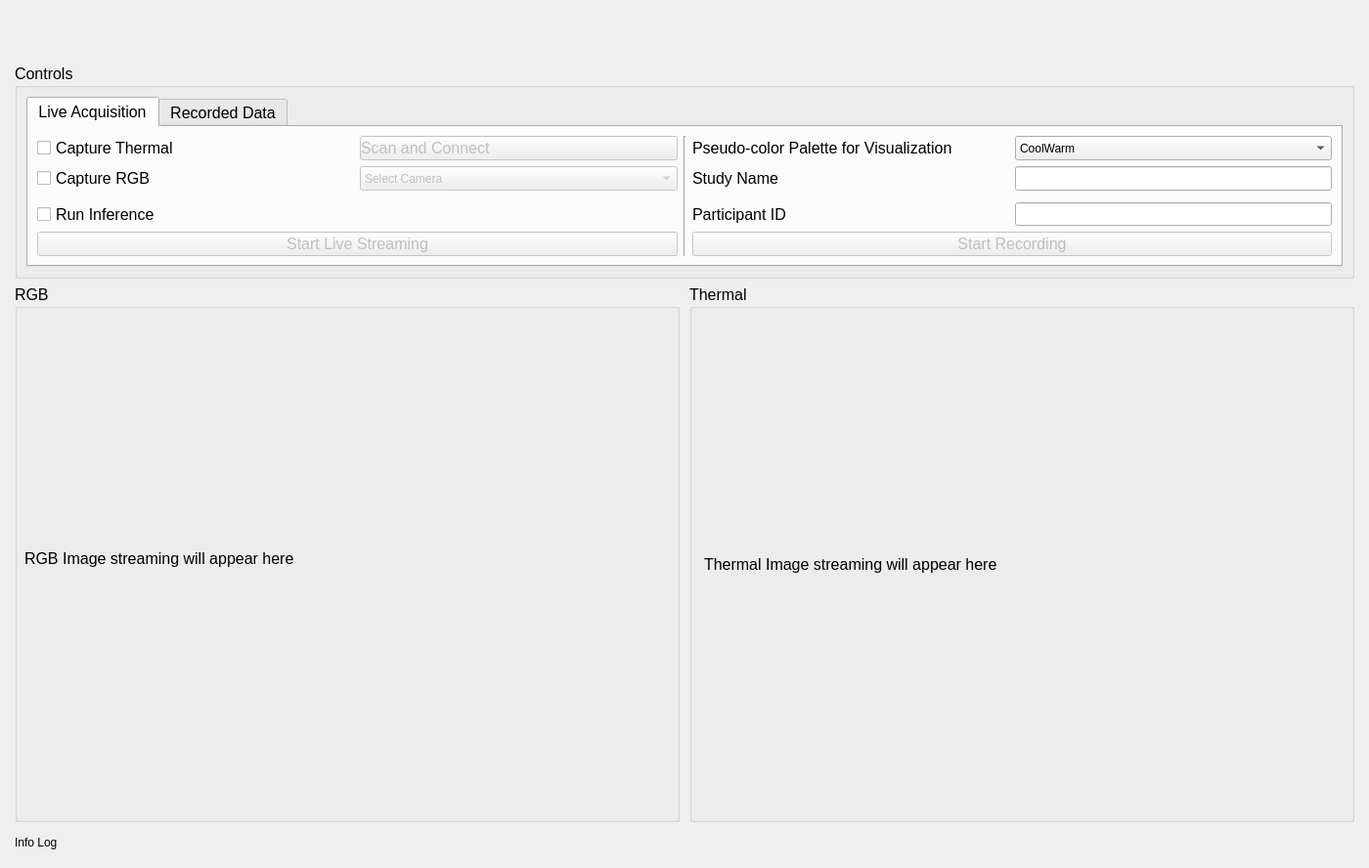
<?xml version="1.0" encoding="UTF-8"?>
<ui version="4.0">
 <class>RGBT</class>
 <widget class="QWidget" name="RGBT">
  <property name="geometry">
   <rect>
    <x>0</x>
    <y>0</y>
    <width>1400</width>
    <height>888</height>
   </rect>
  </property>
  <property name="minimumSize">
   <size>
    <width>0</width>
    <height>0</height>
   </size>
  </property>
  <property name="maximumSize">
   <size>
    <width>1400</width>
    <height>1200</height>
   </size>
  </property>
  <property name="windowTitle">
   <string>TIComp</string>
  </property>
  <layout class="QGridLayout" name="gridLayout">
   <item row="0" column="0" colspan="2">
    <widget class="QLabel" name="label">
     <property name="sizePolicy">
      <sizepolicy hsizetype="Preferred" vsizetype="Minimum">
       <horstretch>0</horstretch>
       <verstretch>0</verstretch>
      </sizepolicy>
     </property>
     <property name="maximumSize">
      <size>
       <width>1380</width>
       <height>70</height>
      </size>
     </property>
     <property name="font">
      <font>
       <pointsize>14</pointsize>
      </font>
     </property>
     <property name="text">
      <string/>
     </property>
     <property name="pixmap">
      <pixmap>images/banner.png</pixmap>
     </property>
     <property name="scaledContents">
      <bool>true</bool>
     </property>
     <property name="wordWrap">
      <bool>true</bool>
     </property>
    </widget>
   </item>
   <item row="4" column="0" colspan="2">
    <widget class="QLabel" name="log_label">
     <property name="maximumSize">
      <size>
       <width>1280</width>
       <height>30</height>
      </size>
     </property>
     <property name="text">
      <string>Info Log</string>
     </property>
    </widget>
   </item>
   <item row="2" column="0">
    <widget class="QGroupBox" name="groupBox_3">
     <property name="maximumSize">
      <size>
       <width>680</width>
       <height>550</height>
      </size>
     </property>
     <property name="font">
      <font>
       <pointsize>12</pointsize>
      </font>
     </property>
     <property name="title">
      <string>RGB</string>
     </property>
     <widget class="QLabel" name="pix_label_rgb">
      <property name="geometry">
       <rect>
        <x>10</x>
        <y>30</y>
        <width>650</width>
        <height>501</height>
       </rect>
      </property>
      <property name="sizePolicy">
       <sizepolicy hsizetype="Expanding" vsizetype="Expanding">
        <horstretch>0</horstretch>
        <verstretch>0</verstretch>
       </sizepolicy>
      </property>
      <property name="maximumSize">
       <size>
        <width>650</width>
        <height>520</height>
       </size>
      </property>
      <property name="font">
       <font>
        <pointsize>12</pointsize>
       </font>
      </property>
      <property name="text">
       <string>RGB Image streaming will appear here</string>
      </property>
     </widget>
    </widget>
   </item>
   <item row="2" column="1">
    <widget class="QGroupBox" name="groupBox_2">
     <property name="sizePolicy">
      <sizepolicy hsizetype="Preferred" vsizetype="Preferred">
       <horstretch>0</horstretch>
       <verstretch>0</verstretch>
      </sizepolicy>
     </property>
     <property name="minimumSize">
      <size>
       <width>0</width>
       <height>0</height>
      </size>
     </property>
     <property name="maximumSize">
      <size>
       <width>680</width>
       <height>550</height>
      </size>
     </property>
     <property name="font">
      <font>
       <pointsize>12</pointsize>
      </font>
     </property>
     <property name="title">
      <string>Thermal</string>
     </property>
     <layout class="QHBoxLayout" name="horizontalLayout">
      <item>
       <widget class="QLabel" name="pix_label">
        <property name="sizePolicy">
         <sizepolicy hsizetype="Expanding" vsizetype="Expanding">
          <horstretch>0</horstretch>
          <verstretch>0</verstretch>
         </sizepolicy>
        </property>
        <property name="minimumSize">
         <size>
          <width>0</width>
          <height>0</height>
         </size>
        </property>
        <property name="maximumSize">
         <size>
          <width>650</width>
          <height>520</height>
         </size>
        </property>
        <property name="font">
         <font>
          <pointsize>12</pointsize>
         </font>
        </property>
        <property name="text">
         <string>Thermal Image streaming will appear here</string>
        </property>
        <property name="scaledContents">
         <bool>true</bool>
        </property>
       </widget>
      </item>
     </layout>
    </widget>
   </item>
   <item row="1" column="0" colspan="2">
    <widget class="QGroupBox" name="groupBox">
     <property name="sizePolicy">
      <sizepolicy hsizetype="Preferred" vsizetype="Preferred">
       <horstretch>0</horstretch>
       <verstretch>0</verstretch>
      </sizepolicy>
     </property>
     <property name="minimumSize">
      <size>
       <width>0</width>
       <height>0</height>
      </size>
     </property>
     <property name="maximumSize">
      <size>
       <width>1380</width>
       <height>220</height>
      </size>
     </property>
     <property name="font">
      <font>
       <pointsize>12</pointsize>
      </font>
     </property>
     <property name="title">
      <string>Controls</string>
     </property>
     <layout class="QGridLayout" name="gridLayout_2">
      <item row="0" column="1">
       <widget class="QTabWidget" name="tabWidget">
        <property name="maximumSize">
         <size>
          <width>1370</width>
          <height>250</height>
         </size>
        </property>
        <property name="font">
         <font>
          <pointsize>12</pointsize>
         </font>
        </property>
        <property name="currentIndex">
         <number>0</number>
        </property>
        <widget class="QWidget" name="tab">
         <attribute name="title">
          <string>Live Acquisition</string>
         </attribute>
         <layout class="QGridLayout" name="gridLayout_3">
          <item row="1" column="1">
           <widget class="QComboBox" name="comboBox_RGB_Cam">
            <property name="enabled">
             <bool>false</bool>
            </property>
            <property name="sizePolicy">
             <sizepolicy hsizetype="Preferred" vsizetype="Preferred">
              <horstretch>0</horstretch>
              <verstretch>0</verstretch>
             </sizepolicy>
            </property>
            <property name="toolTip">
             <string>&lt;html&gt;&lt;head/&gt;&lt;body&gt;&lt;p&gt;Select RGB Camera&lt;/p&gt;&lt;/body&gt;&lt;/html&gt;</string>
            </property>
            <property name="styleSheet">
             <string notr="true">text-align:left</string>
            </property>
            <property name="currentIndex">
             <number>0</number>
            </property>
            <property name="maxVisibleItems">
             <number>10</number>
            </property>
            <item>
             <property name="text">
              <string>Select Camera</string>
             </property>
            </item>
            <item>
             <property name="text">
              <string>0</string>
             </property>
            </item>
            <item>
             <property name="text">
              <string>1</string>
             </property>
            </item>
           </widget>
          </item>
          <item row="0" column="0">
           <widget class="QCheckBox" name="checkBox_Th">
            <property name="sizePolicy">
             <sizepolicy hsizetype="Preferred" vsizetype="Preferred">
              <horstretch>0</horstretch>
              <verstretch>0</verstretch>
             </sizepolicy>
            </property>
            <property name="text">
             <string>Capture Thermal</string>
            </property>
           </widget>
          </item>
          <item row="0" column="1">
           <widget class="QPushButton" name="connectButton_Thermal">
            <property name="enabled">
             <bool>false</bool>
            </property>
            <property name="sizePolicy">
             <sizepolicy hsizetype="Preferred" vsizetype="Preferred">
              <horstretch>0</horstretch>
              <verstretch>0</verstretch>
             </sizepolicy>
            </property>
            <property name="font">
             <font>
              <pointsize>12</pointsize>
             </font>
            </property>
            <property name="styleSheet">
             <string notr="true">text-align:left</string>
            </property>
            <property name="text">
             <string>Scan and Connect</string>
            </property>
           </widget>
          </item>
          <item row="1" column="0">
           <widget class="QCheckBox" name="checkBox_RGB">
            <property name="sizePolicy">
             <sizepolicy hsizetype="Preferred" vsizetype="Preferred">
              <horstretch>0</horstretch>
              <verstretch>0</verstretch>
             </sizepolicy>
            </property>
            <property name="text">
             <string>Capture RGB</string>
            </property>
           </widget>
          </item>
          <item row="0" column="7">
           <widget class="QComboBox" name="comboBox_vis">
            <property name="sizePolicy">
             <sizepolicy hsizetype="Preferred" vsizetype="Preferred">
              <horstretch>0</horstretch>
              <verstretch>0</verstretch>
             </sizepolicy>
            </property>
            <property name="styleSheet">
             <string notr="true">text-align:left</string>
            </property>
            <item>
             <property name="text">
              <string>CoolWarm</string>
             </property>
            </item>
            <item>
             <property name="text">
              <string>GNUPlot2</string>
             </property>
            </item>
            <item>
             <property name="text">
              <string>Gray</string>
             </property>
            </item>
            <item>
             <property name="text">
              <string>Magma</string>
             </property>
            </item>
            <item>
             <property name="text">
              <string>Nipy_Spectral</string>
             </property>
            </item>
            <item>
             <property name="text">
              <string>Pink</string>
             </property>
            </item>
            <item>
             <property name="text">
              <string>Plasma</string>
             </property>
            </item>
            <item>
             <property name="text">
              <string>Prism</string>
             </property>
            </item>
            <item>
             <property name="text">
              <string>Rainbow</string>
             </property>
            </item>
            <item>
             <property name="text">
              <string>Seismic</string>
             </property>
            </item>
            <item>
             <property name="text">
              <string>Terrain</string>
             </property>
            </item>
           </widget>
          </item>
          <item row="0" column="6">
           <widget class="QLabel" name="label_7">
            <property name="text">
             <string>Pseudo-color Palette for Visualization</string>
            </property>
           </widget>
          </item>
          <item row="0" column="4" rowspan="5">
           <widget class="Line" name="line">
            <property name="orientation">
             <enum>Qt::Vertical</enum>
            </property>
           </widget>
          </item>
          <item row="4" column="0" colspan="2">
           <widget class="QPushButton" name="acquireButton">
            <property name="enabled">
             <bool>false</bool>
            </property>
            <property name="sizePolicy">
             <sizepolicy hsizetype="Preferred" vsizetype="Preferred">
              <horstretch>0</horstretch>
              <verstretch>0</verstretch>
             </sizepolicy>
            </property>
            <property name="font">
             <font>
              <pointsize>12</pointsize>
             </font>
            </property>
            <property name="styleSheet">
             <string notr="true">text-align:center</string>
            </property>
            <property name="text">
             <string>Start Live Streaming</string>
            </property>
           </widget>
          </item>
          <item row="4" column="6" colspan="2">
           <widget class="QPushButton" name="recordButton">
            <property name="enabled">
             <bool>false</bool>
            </property>
            <property name="sizePolicy">
             <sizepolicy hsizetype="Preferred" vsizetype="Preferred">
              <horstretch>0</horstretch>
              <verstretch>0</verstretch>
             </sizepolicy>
            </property>
            <property name="font">
             <font>
              <pointsize>12</pointsize>
             </font>
            </property>
            <property name="styleSheet">
             <string notr="true">text-align:center</string>
            </property>
            <property name="text">
             <string>Start Recording</string>
            </property>
           </widget>
          </item>
          <item row="3" column="7">
           <widget class="QLineEdit" name="text_pid">
            <property name="sizePolicy">
             <sizepolicy hsizetype="Preferred" vsizetype="Preferred">
              <horstretch>0</horstretch>
              <verstretch>0</verstretch>
             </sizepolicy>
            </property>
            <property name="styleSheet">
             <string notr="true">text-align:left</string>
            </property>
           </widget>
          </item>
          <item row="3" column="6">
           <widget class="QLabel" name="label_pid">
            <property name="text">
             <string>Participant ID</string>
            </property>
           </widget>
          </item>
          <item row="1" column="6">
           <widget class="QLabel" name="label_2">
            <property name="text">
             <string>Study Name</string>
            </property>
           </widget>
          </item>
          <item row="1" column="7">
           <widget class="QLineEdit" name="text_study">
            <property name="sizePolicy">
             <sizepolicy hsizetype="Preferred" vsizetype="Preferred">
              <horstretch>0</horstretch>
              <verstretch>0</verstretch>
             </sizepolicy>
            </property>
           </widget>
          </item>
          <item row="3" column="0">
           <widget class="QCheckBox" name="checkBox_seg">
            <property name="text">
             <string>Run Inference</string>
            </property>
           </widget>
          </item>
         </layout>
        </widget>
        <widget class="QWidget" name="tab_2">
         <attribute name="title">
          <string>Recorded Data</string>
         </attribute>
         <layout class="QGridLayout" name="gridLayout_4">
          <item row="1" column="0" colspan="2">
           <widget class="QPushButton" name="pushButton_2">
            <property name="text">
             <string>Start Playing</string>
            </property>
           </widget>
          </item>
          <item row="0" column="0">
           <widget class="QPushButton" name="browseButton">
            <property name="text">
             <string>Browse</string>
            </property>
           </widget>
          </item>
          <item row="0" column="1">
           <widget class="QLabel" name="label_3">
            <property name="font">
             <font>
              <pointsize>12</pointsize>
              <italic>true</italic>
             </font>
            </property>
            <property name="text">
             <string>Directory Path</string>
            </property>
           </widget>
          </item>
         </layout>
        </widget>
       </widget>
      </item>
     </layout>
    </widget>
   </item>
  </layout>
 </widget>
 <resources/>
 <connections/>
</ui>
